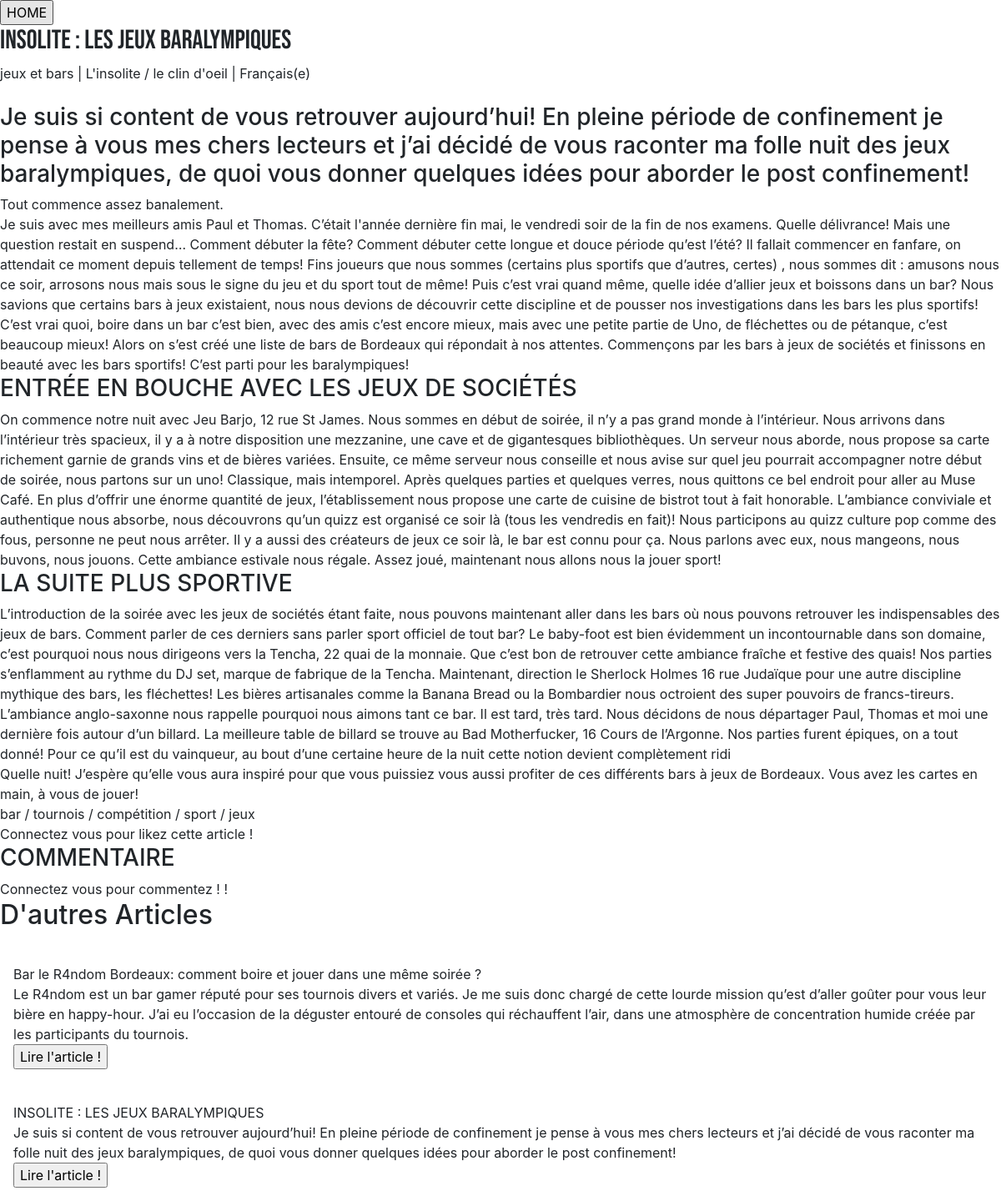
The page /Article/ArticleViewUser.php?NumArt=2 on the database its author committed.
### tables this page shows
CREATE TABLE IF NOT EXISTS `article` (
  `NumArt` char(10) NOT NULL,
  `DtCreA` date DEFAULT NULL,
  `LibTitrA` text,
  `LibChapoA` text,
  `LibAccrochA` text,
  `Parag1A` text,
  `LibSsTitr1` text,
  `Parag2A` text,
  `LibSsTitr2` text,
  `Parag3A` text,
  `LibConclA` text,
  `UrlPhotA` char(62) DEFAULT NULL,
  `Likes` int(11) DEFAULT NULL,
  `NumAngl` char(8) NOT NULL,
  `NumThem` char(8) NOT NULL,
  `NumLang` char(8) NOT NULL,
  PRIMARY KEY (`NumArt`),
  KEY `ARTICLE_FK` (`NumArt`),
  KEY `FK_ASSOCIATION_1` (`NumAngl`),
  KEY `FK_ASSOCIATION_2` (`NumThem`),
  KEY `FK_ASSOCIATION_3` (`NumLang`)
);

CREATE TABLE IF NOT EXISTS `angle` (
  `NumAngl` char(8) NOT NULL,
  `LibAngl` char(60) DEFAULT NULL,
  `NumLang` char(8) NOT NULL,
  PRIMARY KEY (`NumAngl`),
  KEY `ANGLE_FK` (`NumAngl`),
  KEY `FK_ASSOCIATION_6` (`NumLang`)
);

CREATE TABLE IF NOT EXISTS `thematique` (
  `NumThem` char(8) NOT NULL,
  `LibThem` char(60) DEFAULT NULL,
  `NumLang` char(8) NOT NULL,
  PRIMARY KEY (`NumThem`),
  KEY `THEMATIQUE_FK` (`NumThem`),
  KEY `FK_ASSOCIATION_4` (`NumLang`)
);

CREATE TABLE IF NOT EXISTS `langue` (
  `NumLang` char(8) NOT NULL,
  `Lib1Lang` char(25) DEFAULT NULL,
  `Lib2Lang` char(45) DEFAULT NULL,
  `NumPays` char(4) DEFAULT NULL,
  PRIMARY KEY (`NumLang`),
  KEY `LANGUE_FK` (`NumLang`)
);

### General/connectionBD.php (called while the page is built, shortened)
<?php
	$ShowText = false;
?>

### General/GetOneEntry.php (called while the page is built)
<?php
	if (!function_exists("GetOneEntry")) {
		function GetOneEntry($keySelect, $table, $key,  $value){
			include "connectionBD.php";
			$numSelect = $DB->query('SELECT '.$keySelect.' FROM '.$table.' WHERE '.$key.' = "'.$value.'"');
			while ($GetPays = $numSelect->fetch()) {
				return $GetPays[$keySelect];
			}
		}
	}
 ?>

### Article/ArticleViewUser.php (the view, shortened to what this page needs)
<?php
	include "../General/connectionBD.php";
	include "../General/GetOneEntry.php";
	if (isset($_GET['NumArt'])) {
		$NumArt = $_GET['NumArt'];
	}
	elseif (isset($_POST['NumArt'])) {
		$NumArt = $_POST['NumArt'];
	}
	$SelectArticle = $DB->query("SELECT * FROM ARTICLE WHERE NumArt = '".$NumArt."'");
	while ($Article = $SelectArticle->fetch()) {
		$LibAngl = GetOneEntry("LibAngl", "ANGLE", "NumAngl", $Article['NumAngl']);
		$LibThem = GetOneEntry("LibThem", "THEMATIQUE", "NumThem", $Article['NumThem']);
		$Lib1Lang = GetOneEntry("Lib1Lang", "LANGUE", "NumLang", $Article['NumLang']);
?>
<!DOCTYPE html>
<html>
<head>
	<link rel="stylesheet" href="https://stackpath.bootstrapcdn.com/bootstrap/4.4.1/css/bootstrap.min.css">
	<link  href="./assets/css/lire.css" rel="stylesheet">
</head>
<body>
	<div> <form action="../index.php" method="post"> <input  type="submit" name="id" value="HOME" > <input  type="hidden" name="isAdmin" value="<?php echo "false"; ?>"></form> </div>
	<div> <h2 class="title"> <?php echo $Article['LibTitrA'];?> </h2> </div>
	<div> <?php echo $LibAngl; ?> | <?php echo $LibThem; ?> | <?php echo $Lib1Lang; ?> </div>
	<div> <img src="<?php echo $Article['UrlPhotA'];?>"> </div>
	<div> <h3> <?php echo $Article['LibChapoA'];?></h3> </div>
	<div> <?php echo $Article['LibAccrochA'];?> </div>
	<div> <?php echo $Article['Parag1A'];?> </div>
	<div> <h3> <?php echo $Article['LibSsTitr1'];?> </h3> </div>
	<div class="paragraphe2"> <?php echo $Article['Parag2A'];?> </div>
	<div> <h3> <?php echo $Article['LibSsTitr2'];?> </h3> </div>
	<div> <?php echo $Article['Parag3A'];?> </div>
	<div> <?php echo $Article['LibConclA'];?> </div>
	<?php
		$SelectMotCle = $DB->query('SELECT * FROM MOTCLEARTICLE WHERE NumArt = "'.$NumArt.'"');
		$ListMotCle[] = array();
		while ($MotCle = $SelectMotCle->fetch()) {
			array_push($ListMotCle, GetOneEntry("LibMoCle", "MOTCLE", "NumMoCle", $MotCle['NumMoCle']) );
		}
	?>
		<div>
	<?php
			foreach ($ListMotCle as $key => $value) {
				if ($key !=0) {
					if ($value == end($ListMotCle)) {
						echo $value;
					}
					else{
						echo $value, " / ";
					}
				}
			}
	?>
		</div>
	<?php if (isset($_SESSION['IsConnect'])){ ?>
	<?php
		$GetLikes = $DB->query('SELECT * FROM ARTICLE WHERE NumArt = "'.$NumArt.'" ');
		while ($Likes = $GetLikes->fetch()) {
	?>
			<div>
				Likes : <?php if($Likes['Likes']!=""){echo $Likes['Likes'];} else{echo 0;} ?>
			</div>
	<?php
		}
	?>
	<form action="ArticleViewUser.php" method="get"><input type="submit" name="Likes" value="Likes !"><input type="hidden" name="NumArt" value="<?php echo $NumArt ?>"></form>
	<?php
		if (isset($_GET['Likes'])) {
			include "Likes.php";
		}
	 ?>
<?php }
	else{ ?>
	<div>Connectez vous pour likez cette article !</div>
<?php } ?>
	<?php include "CreateCom.php"; ?>
	<h3> COMMENTAIRE </h3>
	<?php if (isset($_SESSION['IsConnect'])){ ?>
	<?php
		include 'FormCreateCom.php';
	?>
	<?php } else{ ?>
		<div>Connectez vous pour commentez ! !</div>
	<?php } ?>
	<div> <h2> D'autres Articles </h2> </div>
	<?php
			$sqlRequete = 'SELECT * FROM ARTICLE LIMIT 2';
			$AllArticle = $DB->query($sqlRequete);
			while ($Article = $AllArticle->fetch()) {
	?>
				<div style=" margin: 1rem;">
					<div> <img src="<?php echo $Article['UrlPhotA']; ?>"> </div>
					<div> <?php echo $Article['LibTitrA']; ?> </div>
					<div> <?php echo $Article['LibChapoA']; ?> </div>
					<div> <form action="../Article/ArticleViewUser.php" method="get"> <input  type="submit" name="id" value="Lire l'article !" > <input  type="hidden" name="NumArt" value="<?php echo $Article['NumArt']; ?>"></form> </div>
				</div>
	<?php } ?>
</body>
</html>
<?php
}
?>

### assets/css/lire.css (style rules this page uses)
.title { font-family: 'Bebas Neue', cursive; font-weight: 24pt; }

### rows shown on the page
article: LibTitrA "INSOLITE : LES JEUX BARALYMPIQUES", NumAngl.LibAngl "jeux et bars", NumThem.LibThem "L'insolite / le clin d'oeil", NumLang.Lib1Lang "Français(e)", LibChapoA "Je suis si content de vous retrouver aujourd’hui! En pleine période de confinement je pense à vous mes chers lecteurs et j’ai décidé de vous raconter ma folle nuit des jeux baralympiques, de quoi vous donner quelques idées pour aborder le post confinement!", LibAccrochA "Tout commence assez banalement.", Parag1A "Je suis avec mes meilleurs amis Paul et Thomas. C’était l'année dernière fin mai, le vendredi soir de la fin de nos examens. Quelle délivrance! Mais une question restait en suspend… Comment débuter la fête? Comment débuter cette longue et douce période qu’est l’été? Il fallait commencer en fanfare, on attendait ce moment depuis tellement de temps! Fins joueurs que nous sommes (certains plus sportifs que d’autres, certes) , nous sommes dit : amusons nous ce soir, arrosons nous mais sous le signe du jeu et du sport tout de même! Puis c’est vrai quand même, quelle idée d’allier jeux et boissons dans un bar? Nous savions que certains bars à jeux existaient, nous nous devions de découvrir cette…", LibSsTitr1 "ENTRÉE EN BOUCHE AVEC LES JEUX DE SOCIÉTÉS", Parag2A "On commence notre nuit avec Jeu Barjo, 12 rue St James. Nous sommes en début de soirée, il n’y a pas grand monde à l’intérieur. Nous arrivons dans l’intérieur très spacieux, il y a à notre disposition une mezzanine, une cave et de gigantesques bibliothèques. Un serveur nous aborde, nous propose sa carte richement garnie de grands vins et de bières variées. Ensuite, ce même serveur nous conseille et nous avise sur quel jeu pourrait accompagner notre début de soirée, nous partons sur un uno! Classique, mais intemporel. Après quelques parties et quelques verres, nous quittons ce bel endroit pour aller au Muse Café. En plus d’offrir une énorme quantité de jeux, l’établissement nous propose une…", LibSsTitr2 "LA SUITE PLUS SPORTIVE", Parag3A "L’introduction de la soirée avec les jeux de sociétés étant faite, nous pouvons maintenant aller dans les bars où nous pouvons retrouver les indispensables des jeux de bars. Comment parler de ces derniers sans parler sport officiel de tout bar? Le baby-foot est bien évidemment un incontournable dans son domaine, c’est pourquoi nous nous dirigeons vers la Tencha, 22 quai de la monnaie. Que c’est bon de retrouver cette ambiance fraîche et festive des quais! Nos parties s’enflamment au rythme du DJ set, marque de fabrique de la Tencha. Maintenant, direction le Sherlock Holmes 16 rue Judaïque pour une autre discipline mythique des bars, les fléchettes! Les bières artisanales comme la Banana…", LibConclA "Quelle nuit! J’espère qu’elle vous aura inspiré pour que vous puissiez vous aussi profiter de ces différents bars à jeux de Bordeaux. Vous avez les cartes en main, à vous de jouer!", value "bar", value "tournois", value "compétition", value "sport", value "jeux"
article: LibTitrA "Bar le R4ndom Bordeaux: comment boire et jouer dans une même soirée ?", LibChapoA "Le R4ndom est un bar gamer réputé pour ses tournois divers et variés. Je me suis donc chargé de cette lourde mission qu’est d’aller goûter pour vous leur bière en happy-hour. J’ai eu l’occasion de la déguster entouré de consoles qui réchauffent l’air, dans une atmosphère de concentration humide créée par les participants du tournois."
